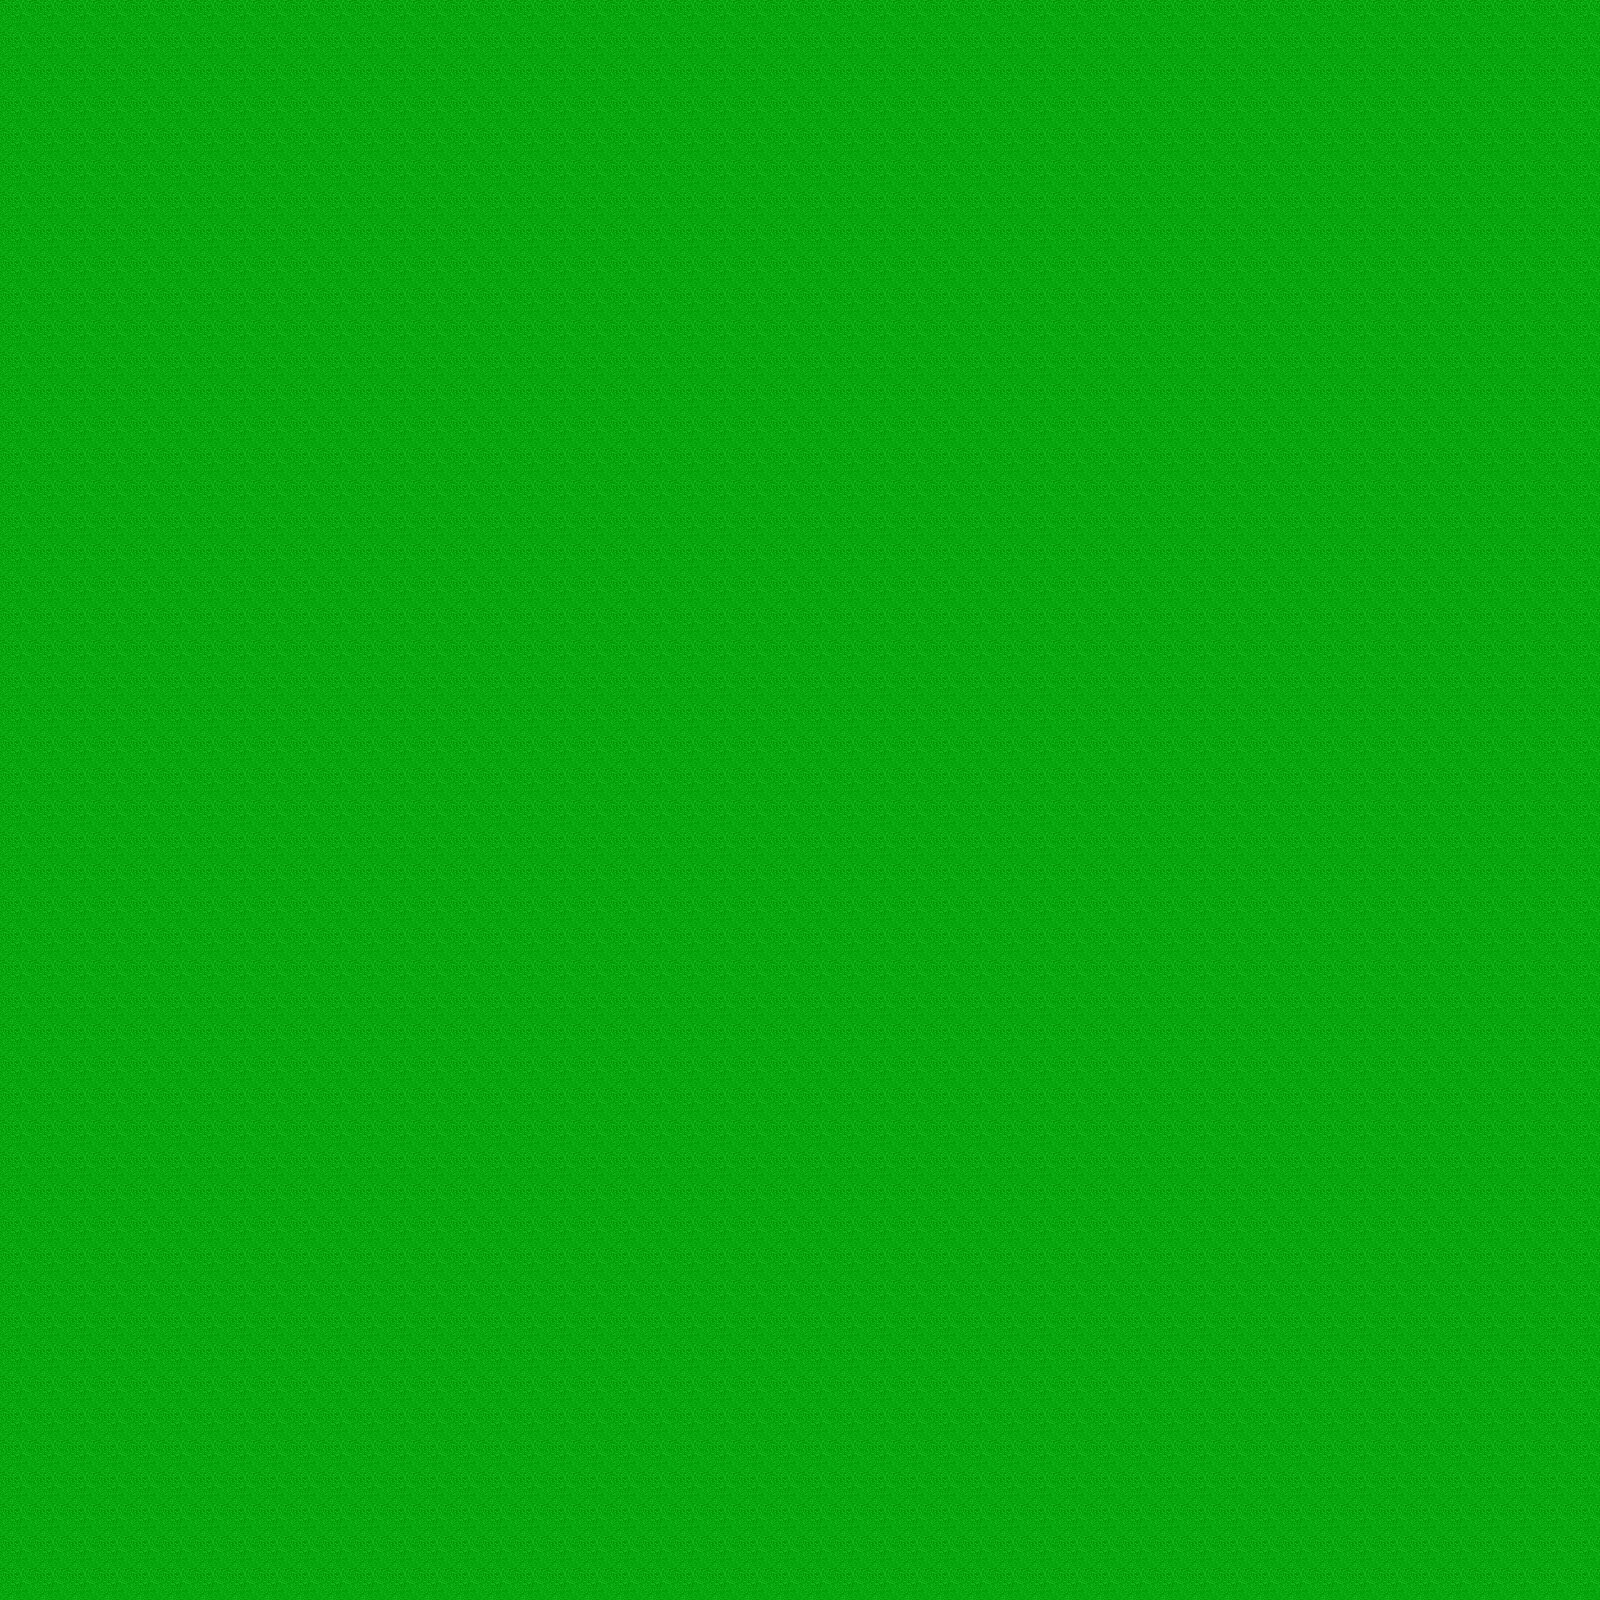

This is a level from a 2D game, rendered from its Tiled map with the project's own tilesets. A one-line summary and the map file follow, with tile-layer data summarised:
An orthogonal 50x50 tile map with 32x32 px tiles, 1 tile layer (Tile Layer 1).

<map version="1.4" tiledversion="1.4.1" orientation="orthogonal" renderorder="right-down" width="50" height="50" tilewidth="32" tileheight="32" infinite="0" nextlayerid="2" nextobjectid="1">
 <tileset firstgid="1" source="grassTileset1.tsx" />
 <layer id="1" name="Tile Layer 1" width="50" height="50">
  <data>[2500 cells, 2500 non-empty, 1 distinct tile ids]</data>
 </layer>
</map>
